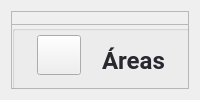
            <widget class="QWidget" name="page_deposito">
             <layout class="QVBoxLayout" name="verticalLayout_3">
              <item>
               <widget class="QFrame" name="frame_2">
                <property name="frameShape">
                 <enum>QFrame::StyledPanel</enum>
                </property>
                <property name="frameShadow">
                 <enum>QFrame::Raised</enum>
                </property>
                <widget class="QFrame" name="frame_3">
                 <property name="geometry">
                  <rect>
                   <x>100</x>
                   <y>120</y>
                   <width>650</width>
                   <height>491</height>
                  </rect>
                 </property>
                 <property name="minimumSize">
                  <size>
                   <width>600</width>
                   <height>250</height>
                  </size>
                 </property>
                 <property name="maximumSize">
                  <size>
                   <width>650</width>
                   <height>500</height>
                  </size>
                 </property>
                 <property name="styleSheet">
                  <string notr="true">border: 2px solid black;</string>
                 </property>
                 <property name="frameShape">
                  <enum>QFrame::StyledPanel</enum>
                 </property>
                 <property name="frameShadow">
                  <enum>QFrame::Raised</enum>
                 </property>
                 <layout class="QGridLayout" name="gridLayout"/>
                </widget>
                <widget class="QFrame" name="top_frame_stock_4">
                 <property name="geometry">
                  <rect>
                   <x>0</x>
                   <y>0</y>
                   <width>431</width>
                   <height>80</height>
                  </rect>
                 </property>
                 <property name="minimumSize">
                  <size>
                   <width>0</width>
                   <height>80</height>
                  </size>
                 </property>
                 <property name="maximumSize">
                  <size>
                   <width>439</width>
                   <height>70</height>
                  </size>
                 </property>
                 <property name="frameShape">
                  <enum>QFrame::StyledPanel</enum>
                 </property>
                 <property name="frameShadow">
                  <enum>QFrame::Raised</enum>
                 </property>
                 <widget class="QFrame" name="frame_24">
                  <property name="geometry">
                   <rect>
                    <x>0</x>
                    <y>13</y>
                    <width>681</width>
                    <height>70</height>
                   </rect>
                  </property>
                  <property name="minimumSize">
                   <size>
                    <width>354</width>
                    <height>70</height>
                   </size>
                  </property>
                  <property name="maximumSize">
                   <size>
                    <width>16777215</width>
                    <height>50</height>
                   </size>
                  </property>
                  <property name="frameShape">
                   <enum>QFrame::StyledPanel</enum>
                  </property>
                  <property name="frameShadow">
                   <enum>QFrame::Raised</enum>
                  </property>
                  <layout class="QVBoxLayout" name="verticalLayout_33">
                   <property name="spacing">
                    <number>0</number>
                   </property>
                   <property name="leftMargin">
                    <number>0</number>
                   </property>
                   <property name="topMargin">
                    <number>0</number>
                   </property>
                   <property name="rightMargin">
                    <number>0</number>
                   </property>
                   <property name="bottomMargin">
                    <number>0</number>
                   </property>
                   <item>
                    <widget class="QGroupBox" name="groupBox_5">
                     <property name="minimumSize">
                      <size>
                       <width>429</width>
                       <height>0</height>
                      </size>
                     </property>
                     <property name="title">
                      <string/>
                     </property>
                     <widget class="QLabel" name="label_34">
                      <property name="geometry">
                       <rect>
                        <x>90</x>
                        <y>10</y>
                        <width>81</width>
                        <height>51</height>
                       </rect>
                      </property>
                      <property name="minimumSize">
                       <size>
                        <width>66</width>
                        <height>0</height>
                       </size>
                      </property>
                      <property name="maximumSize">
                       <size>
                        <width>120</width>
                        <height>16777215</height>
                       </size>
                      </property>
                      <property name="font">
                       <font>
                        <family>Roboto</family>
                        <pointsize>18</pointsize>
                        <weight>75</weight>
                        <bold>true</bold>
                       </font>
                      </property>
                      <property name="styleSheet">
                       <string notr="true">color: #282830 ;
</string>
                      </property>
                      <property name="text">
                       <string>Áreas</string>
                      </property>
                      <property name="alignment">
                       <set>Qt::AlignLeading|Qt::AlignLeft|Qt::AlignVCenter</set>
                      </property>
                     </widget>
                     <widget class="QPushButton" name="pushButton_11">
                      <property name="geometry">
                       <rect>
                        <x>20</x>
                        <y>10</y>
                        <width>49</width>
                        <height>40</height>
                       </rect>
                      </property>
                      <property name="maximumSize">
                       <size>
                        <width>60</width>
                        <height>60</height>
                       </size>
                      </property>
                      <property name="styleSheet">
                       <string notr="true">margin-left:5px</string>
                      </property>
                      <property name="text">
                       <string/>
                      </property>
                      <property name="icon">
                       <iconset resource="img/img_oficiales.qrc">
                        <normaloff>:/img/rack.png</normaloff>:/img/rack.png</iconset>
                      </property>
                      <property name="iconSize">
                       <size>
                        <width>40</width>
                        <height>40</height>
                       </size>
                      </property>
                     </widget>
                     <widget class="QPushButton" name="newArea_btn">
                      <property name="geometry">
                       <rect>
                        <x>200</x>
                        <y>20</y>
                        <width>101</width>
                        <height>31</height>
                       </rect>
                      </property>
                      <property name="minimumSize">
                       <size>
                        <width>0</width>
                        <height>26</height>
                       </size>
                      </property>
                      <property name="font">
                       <font>
                        <family>Roboto</family>
                        <pointsize>9</pointsize>
                        <weight>75</weight>
                        <bold>true</bold>
                       </font>
                      </property>
                      <property name="cursor">
                       <cursorShape>PointingHandCursor</cursorShape>
                      </property>
                      <property name="styleSheet">
                       <string notr="true">QPushButton{
background-color: rgb(71, 71, 103);
color:#fff;
padding-left:10px;
border-radius: 5px;
text-align:left;
}

QPushButton:hover{
background-color: rgba(71, 71, 103,180);

}</string>
                      </property>
                      <property name="text">
                       <string>Nueva Área</string>
                      </property>
                      <property name="icon">
                       <iconset resource="img/img_oficiales.qrc">
                        <normaloff>:/img/plus.png</normaloff>:/img/plus.png</iconset>
                      </property>
                      <property name="iconSize">
                       <size>
                        <width>13</width>
                        <height>13</height>
                       </size>
                      </property>
                     </widget>
                     <widget class="QPushButton" name="newArea_btn_2">
                      <property name="geometry">
                       <rect>
                        <x>320</x>
                        <y>20</y>
                        <width>111</width>
                        <height>31</height>
                       </rect>
                      </property>
                      <property name="minimumSize">
                       <size>
                        <width>0</width>
                        <height>26</height>
                       </size>
                      </property>
                      <property name="font">
                       <font>
                        <family>Roboto</family>
                        <pointsize>9</pointsize>
                        <weight>75</weight>
                        <bold>true</bold>
                       </font>
                      </property>
                      <property name="cursor">
                       <cursorShape>PointingHandCursor</cursorShape>
                      </property>
                      <property name="styleSheet">
                       <string notr="true">QPushButton{
background-color: rgb(71, 71, 103);
color:#fff;
padding-left:10px;
border-radius: 5px;
text-align:left;
}

QPushButton:hover{
background-color: rgba(71, 71, 103,180);

}</string>
                      </property>
                      <property name="text">
                       <string>Eliminar Área</string>
                      </property>
                      <property name="icon">
                       <iconset resource="img/img_oficiales.qrc">
                        <normaloff>:/img/plus.png</normaloff>:/img/plus.png</iconset>
                      </property>
                      <property name="iconSize">
                       <size>
                        <width>13</width>
                        <height>13</height>
                       </size>
                      </property>
                     </widget>
                    </widget>
                   </item>
                  </layout>
                 </widget>
                </widget>
                <widget class="QPushButton" name="btn_actualizarAreas">
                 <property name="geometry">
                  <rect>
                   <x>450</x>
                   <y>40</y>
                   <width>31</width>
                   <height>21</height>
                  </rect>
                 </property>
                 <property name="minimumSize">
                  <size>
                   <width>0</width>
                   <height>21</height>
                  </size>
                 </property>
                 <property name="cursor">
                  <cursorShape>PointingHandCursor</cursorShape>
                 </property>
                 <property name="text">
                  <string/>
                 </property>
                 <property name="icon">
                  <iconset resource="img/img_oficiales.qrc">
                   <normaloff>:/img/refresh.png</normaloff>:/img/refresh.png</iconset>
                 </property>
                 <property name="iconSize">
                  <size>
                   <width>33</width>
                   <height>16</height>
                  </size>
                 </property>
                </widget>
               </widget>
              </item>
             </layout>
            </widget>
